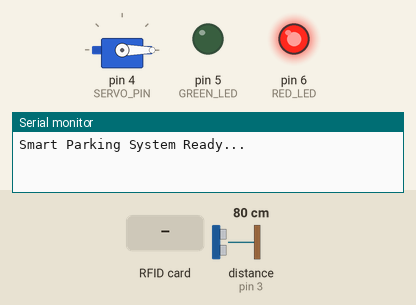
Recording of a sketch running on a simulated Arduino Uno, built with avr-gcc and run on an emulated ATmega328P. On the bench: servo, output pins drawn as LEDs (lit = HIGH), the last lines printed to the serial monitor. Wiring (inferred from the names in the program): ultrasonic range finder: trigger pin 2; echo pin 3. Dashed ring = blinking. The test bench sets the inputs (shaded band); at power-on: distance to the obstacle (sensor on pin 3) 80 cm. The echo pulse lasts 58.3 µs per cm; pins used as bus, display or sensor lines are not drawn.

Above: at 1.2 s.
1.3 s: distance to the obstacle (sensor on pin 3) set to 2 cm
2.9 s: RFID card 5E 7A 19 C4 held to the reader
At 3.17 s:
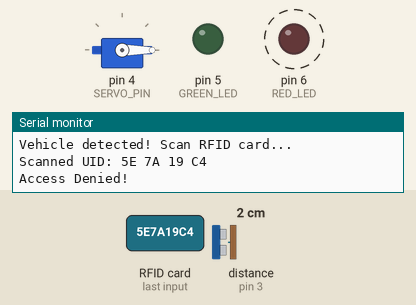
5.9 s: RFID card 90 3F F9 55 held to the reader
At 7.4 s:
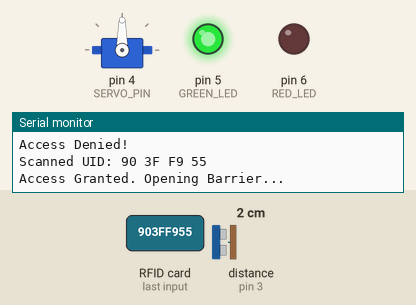
Timing chart, 0 to 12.6 s (numbered marks = the images above; inputs shaded):
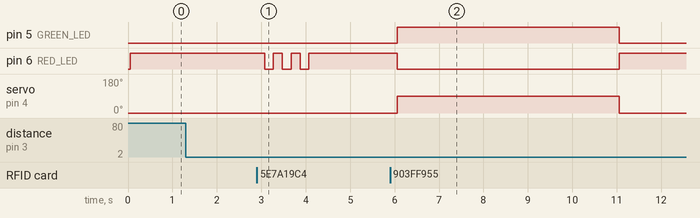

The sketch:

arduino_project_Smart_Parking_RFID_hssr04_servo.ino
```cpp
#include <SPI.h>
#include <MFRC522.h>
#include <Servo.h>

// RFID pin
#define SS_PIN 10
#define RST_PIN 9
MFRC522 mfrc522(SS_PIN, RST_PIN);

// Servo pin
Servo barrier;
const int SERVO_PIN = 4;

// HC-SR04 pins
const int TRIG_PIN = 2;
const int ECHO_PIN = 3;

// LED Pinlari
const int RED_LED = 6;
const int GREEN_LED = 5;

bool vehicleDetected = false;

void setup() {
  Serial.begin(9600);
  SPI.begin();
  mfrc522.PCD_Init();

  barrier.attach(SERVO_PIN);
  barrier.write(0);

  pinMode(TRIG_PIN, OUTPUT);
  pinMode(ECHO_PIN, INPUT);

  pinMode(RED_LED, OUTPUT);
  pinMode(GREEN_LED, OUTPUT);

  digitalWrite(RED_LED, HIGH);
  digitalWrite(GREEN_LED, LOW);

  Serial.println(F("Smart Parking System Ready..."));
}

long getDistance() {
  digitalWrite(TRIG_PIN, LOW);
  delayMicroseconds(2);
  digitalWrite(TRIG_PIN, HIGH);
  delayMicroseconds(10);
  digitalWrite(TRIG_PIN, LOW);

  long duration = pulseIn(ECHO_PIN, HIGH);
  long distance = duration * 0.034 / 2;
  return distance;
}

void loop() {
  long dist = getDistance();

  if (dist > 0 && dist <= 10) {

    if (!vehicleDetected) {
      Serial.println(F("Vehicle detected! Scan RFID card..."));
      vehicleDetected = true;
    }

    if (mfrc522.PICC_IsNewCardPresent() && mfrc522.PICC_ReadCardSerial()) {

      String content = "";
      for (byte i = 0; i < mfrc522.uid.size; i++) {
        content.concat(String(mfrc522.uid.uidByte[i] < 0x10 ? " 0" : " "));
        content.concat(String(mfrc522.uid.uidByte[i], HEX));
      }
      content.toUpperCase();

      Serial.print(F("Scanned UID:"));
      Serial.println(content);

      if (content.substring(1) == "90 3F F9 55") {
        Serial.println(F("Access Granted. Opening Barrier..."));

        digitalWrite(RED_LED, LOW);
        digitalWrite(GREEN_LED, HIGH);
        barrier.write(90);

        delay(5000);

        barrier.write(0);
        digitalWrite(GREEN_LED, LOW);
        digitalWrite(RED_LED, HIGH);
        Serial.println(F("Barrier Closed."));

      } else {
        Serial.println(F("Access Denied!"));

        for (int i = 0; i < 3; i++) {
          digitalWrite(RED_LED, LOW);
          delay(200);
          digitalWrite(RED_LED, HIGH);
          delay(200);
        }
      }

      mfrc522.PICC_HaltA();
      mfrc522.PCD_StopCrypto1();
    }

  } else {
    if (vehicleDetected) {
      vehicleDetected = false;
    }
  }

  delay(200);
}
```

Measured:
- after the input at 2.9 s, pin 6 (RED_LED): alternates HIGH for 0.20 s and LOW for 0.20 s, 6 changes in all, then stays HIGH, starting after 0.17 s
- after the input at 5.9 s, pin 5 (GREEN_LED): LOW → HIGH after 0.16 s, → LOW 5.0 s later; pin 6 (RED_LED): HIGH → LOW after 0.16 s, → HIGH 5.0 s later; servo on pin 4 (SERVO_PIN): 0° → 90° after 0.16 s, → 0° 5.0 s later
